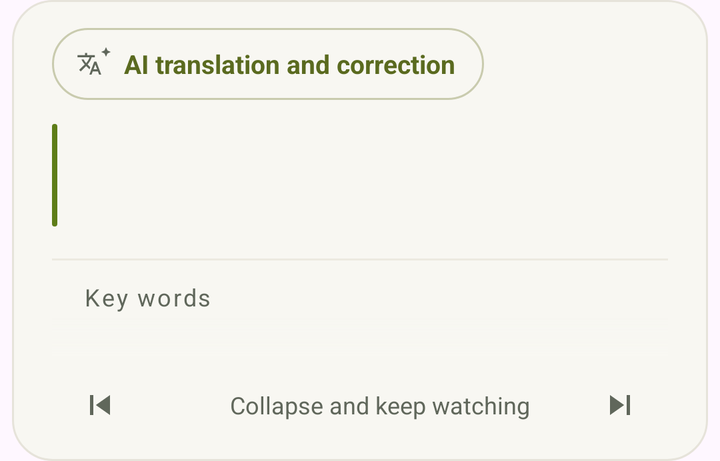
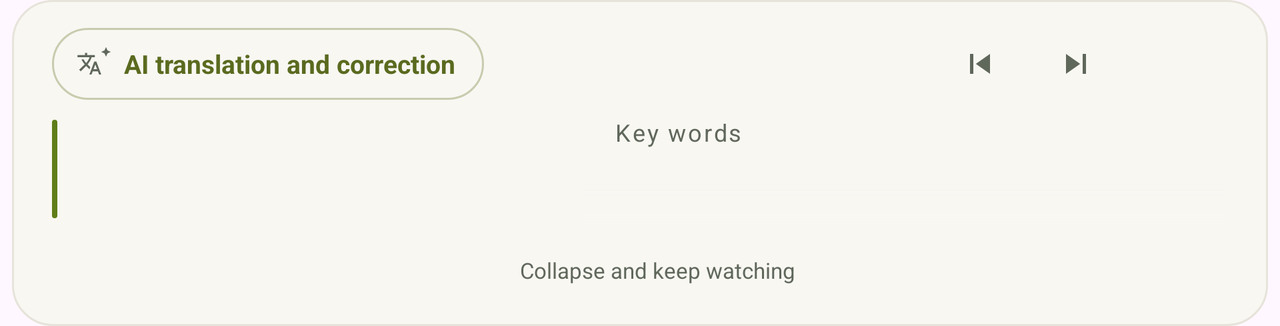

One screen, two layout resources from the same app: the default and the repository's alternative for another configuration. Each is rendered where Android would select it; the XML of both is given below.
<!-- AndroidManifest.xml: application theme Theme.SubtitleTranslator -->
<!-- res/layout/overlay_translation.xml -->
<?xml version="1.0" encoding="utf-8"?>
<LinearLayout xmlns:android="http://schemas.android.com/apk/res/android"
    android:layout_width="match_parent"
    android:layout_height="wrap_content"
    android:layout_marginHorizontal="6dp"
    android:orientation="vertical"
    android:background="@drawable/bg_translation_overlay"
    android:paddingStart="@dimen/overlay_padding_horizontal"
    android:paddingTop="8dp"
    android:paddingEnd="@dimen/overlay_padding_horizontal"
    android:paddingBottom="4dp">

    
    <LinearLayout
        android:layout_width="match_parent"
        android:layout_height="wrap_content"
        android:orientation="horizontal"
        android:gravity="center_vertical"
        android:baselineAligned="false">

        
        <LinearLayout
            android:id="@+id/btnAiTranslate"
            android:layout_width="wrap_content"
            android:layout_height="@dimen/touch_target"
            android:background="@drawable/bg_ai_pill_button"
            android:clickable="true"
            android:focusable="true"
            android:gravity="center_vertical"
            android:orientation="horizontal"
            android:paddingStart="12dp"
            android:paddingEnd="14dp"
            android:contentDescription="@string/overlay_ai_translate">

            <ImageView
                android:id="@+id/ivAiTranslateIcon"
                android:layout_width="18dp"
                android:layout_height="18dp"
                android:importantForAccessibility="no"
                android:scaleType="fitCenter"
                android:src="@drawable/ic_ai_translate" />

            <TextView
                android:id="@+id/tvAiTranslateLabel"
                android:layout_width="wrap_content"
                android:layout_height="wrap_content"
                android:layout_marginStart="6dp"
                android:maxLines="1"
                android:text="@string/overlay_ai_translate"
                android:textColor="@color/overlay_ai_pill_text"
                android:textSize="13sp"
                android:textStyle="bold" />
        </LinearLayout>

        <View
            android:layout_width="0dp"
            android:layout_height="0dp"
            android:layout_weight="1" />

        
        <ImageButton
            android:id="@+id/btnSaveSentence"
            android:layout_width="@dimen/touch_target"
            android:layout_height="@dimen/touch_target"
            android:layout_marginEnd="2dp"
            android:background="?attr/selectableItemBackgroundBorderless"
            android:contentDescription="@string/action_save_sentence"
            android:padding="14dp"
            android:scaleType="fitCenter"
            android:src="@drawable/ic_bookmark_border"
            android:tint="@color/text_secondary"
            android:visibility="gone" />

        
        <ImageButton
            android:id="@+id/btnClose"
            android:layout_width="@dimen/touch_target"
            android:layout_height="@dimen/touch_target"
            android:padding="14dp"
            android:scaleType="fitCenter"
            android:background="?attr/selectableItemBackgroundBorderless"
            android:src="@drawable/ic_close"
            android:tint="@color/text_primary"
            android:contentDescription="@string/action_close" />
    </LinearLayout>

    
    <LinearLayout
        android:id="@+id/subtitleHeroCard"
        android:layout_width="match_parent"
        android:layout_height="wrap_content"
        android:layout_marginTop="4dp"
        android:orientation="horizontal">

        <View
            android:layout_width="2.5dp"
            android:layout_height="match_parent"
            android:layout_marginTop="2dp"
            android:layout_marginBottom="2dp"
            android:background="@drawable/bg_subtitle_accent_bar" />

        <LinearLayout
            android:layout_width="0dp"
            android:layout_height="wrap_content"
            android:layout_weight="1"
            android:layout_marginStart="14dp"
            android:orientation="vertical">

            
            <TextView
                android:id="@+id/tvTranslatedText"
                android:layout_width="match_parent"
                android:layout_height="wrap_content"
                android:textAppearance="@style/TextAppearance.SubtitleTranslator.Translation" />

            
            <TextView
                android:id="@+id/tvOriginalText"
                android:layout_width="match_parent"
                android:layout_height="wrap_content"
                android:layout_marginTop="8dp"
                android:textSize="14sp"
                android:textColor="@color/text_secondary"
                android:lineSpacingMultiplier="1.35" />
        </LinearLayout>
    </LinearLayout>

    
    <View
        android:layout_width="match_parent"
        android:layout_height="1dp"
        android:layout_marginTop="14dp"
        android:background="@color/overlay_divider" />

    
    <LinearLayout
        android:layout_width="match_parent"
        android:layout_height="wrap_content"
        android:layout_marginTop="10dp"
        android:layout_marginBottom="2dp"
        android:paddingStart="@dimen/word_card_padding"
        android:paddingEnd="@dimen/word_card_padding"
        android:orientation="horizontal"
        android:gravity="center_vertical">

        <TextView
            android:layout_width="0dp"
            android:layout_height="wrap_content"
            android:layout_weight="1"
            android:text="@string/overlay_key_words"
            android:textAppearance="@style/TextAppearance.SubtitleTranslator.SectionLabel" />

        <TextView
            android:id="@+id/tvWordCount"
            android:layout_width="wrap_content"
            android:layout_height="wrap_content"
            android:textAppearance="@style/TextAppearance.SubtitleTranslator.Caption"
            android:visibility="gone" />
    </LinearLayout>

    
    
    <FrameLayout
        android:id="@+id/wordsScrollFrame"
        android:layout_width="match_parent"
        android:layout_height="0dp"
        android:layout_weight="1">

        <ScrollView
            android:id="@+id/contentScroll"
            android:layout_width="match_parent"
            android:layout_height="match_parent"
            android:fillViewport="true"
            android:scrollbars="vertical">

            <LinearLayout
                android:id="@+id/wordsContainer"
                android:layout_width="match_parent"
                android:layout_height="wrap_content"
                android:paddingBottom="@dimen/overlay_scroll_fade_height"
                android:orientation="vertical" />
        </ScrollView>

        <View
            android:id="@+id/scrollFade"
            android:layout_width="match_parent"
            android:layout_height="@dimen/overlay_scroll_fade_height"
            android:layout_gravity="bottom"
            android:background="@drawable/bg_scroll_fade"
            android:importantForAccessibility="no" />
    </FrameLayout>

    
    <LinearLayout
        android:layout_width="match_parent"
        android:layout_height="48dp"
        android:orientation="horizontal"
        android:gravity="center_vertical">

        <ImageButton
            android:id="@+id/btnPreviousSubtitle"
            android:layout_width="48dp"
            android:layout_height="48dp"
            android:padding="14dp"
            android:scaleType="fitCenter"
            android:background="?attr/selectableItemBackgroundBorderless"
            android:src="@drawable/ic_skip_previous"
            android:tint="@color/text_secondary"
            android:contentDescription="@string/overlay_previous_subtitle" />

        <LinearLayout
            android:id="@+id/btnCollapse"
            android:layout_width="0dp"
            android:layout_height="48dp"
            android:layout_weight="1"
            android:gravity="center"
            android:orientation="horizontal"
            android:clickable="true"
            android:focusable="true"
            android:background="?attr/selectableItemBackground">

            <ImageView
                android:layout_width="16dp"
                android:layout_height="16dp"
                android:importantForAccessibility="no"
                android:src="@drawable/ic_expand_less"
                android:tint="@color/text_secondary" />

            <TextView
                android:layout_width="wrap_content"
                android:layout_height="wrap_content"
                android:layout_marginStart="4dp"
                android:text="@string/overlay_collapse_hint"
                android:textSize="12sp"
                android:textColor="@color/text_secondary" />
        </LinearLayout>

        <ImageButton
            android:id="@+id/btnNextSubtitle"
            android:layout_width="48dp"
            android:layout_height="48dp"
            android:padding="14dp"
            android:scaleType="fitCenter"
            android:background="?attr/selectableItemBackgroundBorderless"
            android:src="@drawable/ic_skip_next"
            android:tint="@color/text_secondary"
            android:contentDescription="@string/overlay_next_subtitle" />
    </LinearLayout>

</LinearLayout>
<!-- resources referenced by this layout -->
<resources>
  <color name="overlay_ai_pill_text">#FF5A6A1F</color>
  <color name="overlay_divider">#FFECE9E0</color>
  <color name="text_primary">#FF1C2116</color>
  <color name="text_secondary">#FF60675B</color>
  <dimen name="overlay_padding_horizontal">20dp</dimen>
  <dimen name="overlay_scroll_fade_height">20dp</dimen>
  <dimen name="touch_target">48dp</dimen>
  <dimen name="word_card_padding">16dp</dimen>
  <!-- drawable bg_scroll_fade (drawable) -->
  <?xml version="1.0" encoding="utf-8"?>
  <shape xmlns:android="http://schemas.android.com/apk/res/android"
      android:shape="rectangle">
      <gradient
          android:angle="90"
          android:endColor="@android:color/transparent"
          android:startColor="@color/overlay_canvas_bg" />
  </shape>
  <!-- drawable bg_subtitle_accent_bar (drawable) -->
  <?xml version="1.0" encoding="utf-8"?>
  <shape xmlns:android="http://schemas.android.com/apk/res/android"
      android:shape="rectangle">
      <solid android:color="@color/accent" />
      <corners android:radius="2dp" />
  </shape>
  <!-- drawable bg_translation_overlay (drawable) -->
  <?xml version="1.0" encoding="utf-8"?>
  <shape xmlns:android="http://schemas.android.com/apk/res/android"
      android:shape="rectangle">
      <solid android:color="@color/overlay_canvas_bg" />
      <stroke
          android:width="1dp"
          android:color="@color/overlay_canvas_stroke" />
      <corners android:radius="@dimen/panel_radius" />
  </shape>
  <!-- drawable ic_skip_previous (drawable) -->
  <?xml version="1.0" encoding="utf-8"?>
  <vector xmlns:android="http://schemas.android.com/apk/res/android"
      android:width="24dp"
      android:height="24dp"
      android:viewportWidth="24"
      android:viewportHeight="24"
      android:tint="@color/accent">
      <path
          android:fillColor="@android:color/white"
          android:pathData="M6,6h2v12H6zM9.5,12l8.5,6V6z" />
  </vector>
  <string name="action_close">Close</string>
  <string name="action_save_sentence">Save sentence</string>
  <string name="overlay_ai_translate">AI translation and correction</string>
  <string name="overlay_collapse_hint">Collapse and keep watching</string>
  <string name="overlay_key_words">Key words</string>
  <string name="overlay_next_subtitle">Next line</string>
  <string name="overlay_previous_subtitle">Previous line</string>
  <style name="TextAppearance.SubtitleTranslator.Caption" parent="TextAppearance.Material3.BodySmall">
          <item name="android:textSize">12sp</item>
          <item name="android:textColor">@color/text_secondary</item>
      </style>
  <style name="TextAppearance.SubtitleTranslator.SectionLabel" parent="TextAppearance.Material3.BodySmall">
          <item name="android:textSize">12sp</item>
          <item name="android:textColor">@color/text_secondary</item>
          <item name="android:letterSpacing">0.08</item>
      </style>
  <style name="TextAppearance.SubtitleTranslator.Translation" parent="TextAppearance.Material3.HeadlineMedium">
          <item name="android:textSize">21sp</item>
          <item name="android:textStyle">bold</item>
          <item name="android:textColor">@color/text_primary</item>
          <item name="android:lineSpacingMultiplier">1.35</item>
      </style>
  <color name="overlay_ai_pill_bg">#FFF8F7F2</color>
  <color name="overlay_ai_pill_stroke">#FFC9CBAE</color>
  <color name="overlay_canvas_bg">#FFF8F7F2</color>
  <color name="accent">#FF5E7D18</color>
  <color name="overlay_canvas_stroke">#FFE6E3DA</color>
  <dimen name="panel_radius">20dp</dimen>
  <color name="on_accent">#FFFFFFFF</color>
  <color name="accent_container">#FFE6F1C8</color>
  <color name="on_accent_container">#FF35450C</color>
  <color name="accent_dim">#FF49650F</color>
  <color name="surface_variant">#FFDDE3D2</color>
  <color name="screen_bg">#FFF6F7F2</color>
  <color name="surface_tile">#FFECF0E3</color>
  <color name="card_bg">#FFECF0E3</color>
  <color name="button_outline">#FFC8CEBF</color>
  <color name="card_stroke">#FFD5DCCB</color>
  <color name="stop_button">#FFB3261E</color>
  <!-- some entries are left out for length -->
</resources>
<!-- res/layout-land/overlay_translation.xml (the repository's variant of the layout above) -->
<!-- drawn on the phone turned sideways -->
<?xml version="1.0" encoding="utf-8"?>
<LinearLayout xmlns:android="http://schemas.android.com/apk/res/android"
    android:layout_width="match_parent"
    android:layout_height="wrap_content"
    android:layout_marginHorizontal="6dp"
    android:orientation="vertical"
    android:background="@drawable/bg_translation_overlay"
    android:paddingStart="@dimen/overlay_padding_horizontal"
    android:paddingTop="8dp"
    android:paddingEnd="@dimen/overlay_padding_horizontal"
    android:paddingBottom="4dp">

    
    <LinearLayout
        android:layout_width="match_parent"
        android:layout_height="wrap_content"
        android:orientation="horizontal"
        android:gravity="center_vertical"
        android:baselineAligned="false">

        
        <LinearLayout
            android:id="@+id/btnAiTranslate"
            android:layout_width="wrap_content"
            android:layout_height="@dimen/touch_target"
            android:background="@drawable/bg_ai_pill_button"
            android:clickable="true"
            android:focusable="true"
            android:gravity="center_vertical"
            android:orientation="horizontal"
            android:paddingStart="12dp"
            android:paddingEnd="14dp"
            android:contentDescription="@string/overlay_ai_translate">

            <ImageView
                android:id="@+id/ivAiTranslateIcon"
                android:layout_width="18dp"
                android:layout_height="18dp"
                android:importantForAccessibility="no"
                android:scaleType="fitCenter"
                android:src="@drawable/ic_ai_translate" />

            <TextView
                android:id="@+id/tvAiTranslateLabel"
                android:layout_width="wrap_content"
                android:layout_height="wrap_content"
                android:layout_marginStart="6dp"
                android:maxLines="1"
                android:text="@string/overlay_ai_translate"
                android:textColor="@color/overlay_ai_pill_text"
                android:textSize="13sp"
                android:textStyle="bold" />
        </LinearLayout>

        <View
            android:layout_width="0dp"
            android:layout_height="0dp"
            android:layout_weight="1" />

        
        <ImageButton
            android:id="@+id/btnSaveSentence"
            android:layout_width="@dimen/touch_target"
            android:layout_height="@dimen/touch_target"
            android:layout_marginEnd="2dp"
            android:background="?attr/selectableItemBackgroundBorderless"
            android:contentDescription="@string/action_save_sentence"
            android:padding="14dp"
            android:scaleType="fitCenter"
            android:src="@drawable/ic_bookmark_border"
            android:tint="@color/text_secondary"
            android:visibility="gone" />

        
        <ImageButton
            android:id="@+id/btnPreviousSubtitle"
            android:layout_width="48dp"
            android:layout_height="48dp"
            android:padding="14dp"
            android:scaleType="fitCenter"
            android:background="?attr/selectableItemBackgroundBorderless"
            android:src="@drawable/ic_skip_previous"
            android:tint="@color/text_secondary"
            android:contentDescription="@string/overlay_previous_subtitle" />

        
        <ImageButton
            android:id="@+id/btnNextSubtitle"
            android:layout_width="48dp"
            android:layout_height="48dp"
            android:padding="14dp"
            android:scaleType="fitCenter"
            android:background="?attr/selectableItemBackgroundBorderless"
            android:src="@drawable/ic_skip_next"
            android:tint="@color/text_secondary"
            android:contentDescription="@string/overlay_next_subtitle" />

        
        <ImageButton
            android:id="@+id/btnClose"
            android:layout_width="@dimen/touch_target"
            android:layout_height="@dimen/touch_target"
            android:layout_marginStart="4dp"
            android:padding="14dp"
            android:scaleType="fitCenter"
            android:background="?attr/selectableItemBackgroundBorderless"
            android:src="@drawable/ic_close"
            android:tint="@color/text_primary"
            android:contentDescription="@string/action_close" />
    </LinearLayout>

    
    <LinearLayout
        android:id="@+id/overlayBodyRow"
        android:layout_width="match_parent"
        android:layout_height="0dp"
        android:layout_weight="1"
        android:layout_marginTop="2dp"
        android:orientation="horizontal"
        android:baselineAligned="false">

        
        <LinearLayout
            android:id="@+id/subtitleHeroCard"
            android:layout_width="0dp"
            android:layout_height="wrap_content"
            android:layout_weight="0.44"
            android:layout_gravity="center_vertical"
            android:orientation="horizontal">

            <View
                android:layout_width="2.5dp"
                android:layout_height="match_parent"
                android:layout_marginTop="2dp"
                android:layout_marginBottom="2dp"
                android:background="@drawable/bg_subtitle_accent_bar" />

            <LinearLayout
                android:layout_width="0dp"
                android:layout_height="wrap_content"
                android:layout_weight="1"
                android:layout_marginStart="14dp"
                android:layout_marginEnd="18dp"
                android:orientation="vertical">

                
                <TextView
                    android:id="@+id/tvTranslatedText"
                    android:layout_width="match_parent"
                    android:layout_height="wrap_content"
                    android:breakStrategy="balanced"
                    android:textSize="19sp"
                    android:textStyle="bold"
                    android:textColor="@color/text_primary"
                    android:lineSpacingMultiplier="1.28" />

                
                <TextView
                    android:id="@+id/tvOriginalText"
                    android:layout_width="match_parent"
                    android:layout_height="wrap_content"
                    android:layout_marginTop="10dp"
                    android:textSize="13sp"
                    android:textColor="@color/text_secondary"
                    android:lineSpacingMultiplier="1.3" />
            </LinearLayout>
        </LinearLayout>

        
        <LinearLayout
            android:id="@+id/wordsColumn"
            android:layout_width="0dp"
            android:layout_height="match_parent"
            android:layout_weight="0.56"
            android:layout_marginStart="12dp"
            android:orientation="vertical">

            
            <LinearLayout
                android:layout_width="match_parent"
                android:layout_height="wrap_content"
                android:paddingStart="@dimen/word_card_padding"
                android:paddingEnd="@dimen/word_card_padding"
                android:orientation="horizontal"
                android:gravity="center_vertical">

                <TextView
                    android:layout_width="0dp"
                    android:layout_height="wrap_content"
                    android:layout_weight="1"
                    android:text="@string/overlay_key_words"
                    android:textAppearance="@style/TextAppearance.SubtitleTranslator.SectionLabel" />

                <TextView
                    android:id="@+id/tvWordCount"
                    android:layout_width="wrap_content"
                    android:layout_height="wrap_content"
                    android:textAppearance="@style/TextAppearance.SubtitleTranslator.Caption"
                    android:visibility="gone" />
            </LinearLayout>

            
            <FrameLayout
                android:id="@+id/wordsScrollFrame"
                android:layout_width="match_parent"
                android:layout_height="0dp"
                android:layout_weight="1">

                <ScrollView
                    android:id="@+id/contentScroll"
                    android:layout_width="match_parent"
                    android:layout_height="match_parent"
                    android:fillViewport="true"
                    android:scrollbars="vertical">

                    <LinearLayout
                        android:id="@+id/wordsContainer"
                        android:layout_width="match_parent"
                        android:layout_height="wrap_content"
                        android:paddingBottom="@dimen/overlay_scroll_fade_height"
                        android:orientation="vertical" />
                </ScrollView>

                <View
                    android:id="@+id/scrollFade"
                    android:layout_width="match_parent"
                    android:layout_height="@dimen/overlay_scroll_fade_height"
                    android:layout_gravity="bottom"
                    android:background="@drawable/bg_scroll_fade"
                    android:importantForAccessibility="no" />
            </FrameLayout>
        </LinearLayout>
    </LinearLayout>

    
    <LinearLayout
        android:id="@+id/btnCollapse"
        android:layout_width="match_parent"
        android:layout_height="@dimen/touch_target"
        android:gravity="center"
        android:orientation="horizontal"
        android:clickable="true"
        android:focusable="true"
        android:background="?attr/selectableItemBackground">

        <ImageView
            android:layout_width="14dp"
            android:layout_height="14dp"
            android:importantForAccessibility="no"
            android:src="@drawable/ic_expand_less"
            android:tint="@color/text_secondary" />

        <TextView
            android:layout_width="wrap_content"
            android:layout_height="wrap_content"
            android:layout_marginStart="4dp"
            android:text="@string/overlay_collapse_hint"
            android:textSize="11sp"
            android:textColor="@color/text_secondary" />
    </LinearLayout>

</LinearLayout>
<!-- resources referenced by the variant -->
<!-- as the phone turned sideways resolves them -->
<resources>
  <color name="overlay_ai_pill_text">#FF5A6A1F</color>
  <color name="text_primary">#FF1C2116</color>
  <color name="text_secondary">#FF60675B</color>
  <dimen name="overlay_padding_horizontal">20dp</dimen>
  <dimen name="overlay_scroll_fade_height">20dp</dimen>
  <dimen name="touch_target">48dp</dimen>
  <dimen name="word_card_padding">16dp</dimen>
  <!-- drawable bg_scroll_fade (drawable) -->
  <?xml version="1.0" encoding="utf-8"?>
  <shape xmlns:android="http://schemas.android.com/apk/res/android"
      android:shape="rectangle">
      <gradient
          android:angle="90"
          android:endColor="@android:color/transparent"
          android:startColor="@color/overlay_canvas_bg" />
  </shape>
  <!-- drawable bg_subtitle_accent_bar (drawable) -->
  <?xml version="1.0" encoding="utf-8"?>
  <shape xmlns:android="http://schemas.android.com/apk/res/android"
      android:shape="rectangle">
      <solid android:color="@color/accent" />
      <corners android:radius="2dp" />
  </shape>
  <!-- drawable bg_translation_overlay (drawable) -->
  <?xml version="1.0" encoding="utf-8"?>
  <shape xmlns:android="http://schemas.android.com/apk/res/android"
      android:shape="rectangle">
      <solid android:color="@color/overlay_canvas_bg" />
      <stroke
          android:width="1dp"
          android:color="@color/overlay_canvas_stroke" />
      <corners android:radius="@dimen/panel_radius" />
  </shape>
  <!-- drawable ic_skip_previous (drawable) -->
  <?xml version="1.0" encoding="utf-8"?>
  <vector xmlns:android="http://schemas.android.com/apk/res/android"
      android:width="24dp"
      android:height="24dp"
      android:viewportWidth="24"
      android:viewportHeight="24"
      android:tint="@color/accent">
      <path
          android:fillColor="@android:color/white"
          android:pathData="M6,6h2v12H6zM9.5,12l8.5,6V6z" />
  </vector>
  <string name="action_close">Close</string>
  <string name="action_save_sentence">Save sentence</string>
  <string name="overlay_ai_translate">AI translation and correction</string>
  <string name="overlay_collapse_hint">Collapse and keep watching</string>
  <string name="overlay_key_words">Key words</string>
  <string name="overlay_next_subtitle">Next line</string>
  <string name="overlay_previous_subtitle">Previous line</string>
  <style name="TextAppearance.SubtitleTranslator.Caption" parent="TextAppearance.Material3.BodySmall">
          <item name="android:textSize">12sp</item>
          <item name="android:textColor">@color/text_secondary</item>
      </style>
  <style name="TextAppearance.SubtitleTranslator.SectionLabel" parent="TextAppearance.Material3.BodySmall">
          <item name="android:textSize">12sp</item>
          <item name="android:textColor">@color/text_secondary</item>
          <item name="android:letterSpacing">0.08</item>
      </style>
  <color name="overlay_ai_pill_bg">#FFF8F7F2</color>
  <color name="overlay_ai_pill_stroke">#FFC9CBAE</color>
  <color name="overlay_canvas_bg">#FFF8F7F2</color>
  <color name="accent">#FF5E7D18</color>
  <color name="overlay_canvas_stroke">#FFE6E3DA</color>
  <dimen name="panel_radius">20dp</dimen>
  <color name="on_accent">#FFFFFFFF</color>
  <color name="accent_container">#FFE6F1C8</color>
  <color name="on_accent_container">#FF35450C</color>
  <color name="accent_dim">#FF49650F</color>
  <color name="surface_variant">#FFDDE3D2</color>
  <color name="screen_bg">#FFF6F7F2</color>
  <color name="surface_tile">#FFECF0E3</color>
  <color name="card_bg">#FFECF0E3</color>
  <color name="button_outline">#FFC8CEBF</color>
  <color name="card_stroke">#FFD5DCCB</color>
  <color name="stop_button">#FFB3261E</color>
  <!-- some entries are left out for length -->
</resources>
